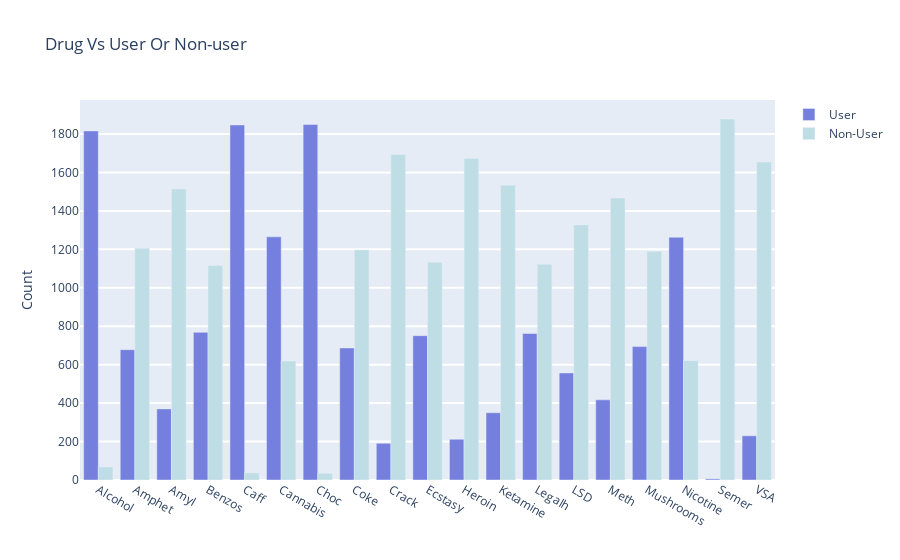

Write notebook code for a chart like this one.
### Code cell
trace1 = go.Bar(
    x=columns,
    y=count_of_users,
    name='User',
    marker = dict(color="rgb(117, 127, 221)")
)
trace2 = go.Bar(
    x=columns,
    y=count_of_non_users,
    name='Non-User',
    marker = dict(color="rgb(191, 221, 229)")
)


data = [trace1, trace2]
layout = go.Layout(
    title= 'Drug Vs User Or Non-user',
    yaxis=dict(title='Count', ticklen=5, gridwidth=2),
    barmode='group'
)

fig = go.Figure(data=data, layout=layout)
py.iplot(fig, filename='grouped-bar')

### Figure 1 — Plotly figure (JSON) as saved in the notebook; plotly's stock layout.template omitted (floating-point values rounded to 4 significant figures)
{"data": [{"marker": {"color": "rgb(117, 127, 221)"}, "name": "User", "type": "bar", "x": ["Alcohol", "Amphet", "Amyl", "Benzos", "Caff", "Cannabis", "Choc", "Coke", "Crack", "Ecstasy", "Heroin", "Ketamine", "Legalh", "LSD", "Meth", "Mushrooms", "Nicotine", "Semer", "VSA"], "y": [1816, 678, 370, 768, 1847, 1265, 1849, 687, 191, 751, 212, 350, 762, 557, 417, 694, 1263, 6, 230]}, {"marker": {"color": "rgb(191, 221, 229)"}, "name": "Non-User", "type": "bar", "x": ["Alcohol", "Amphet", "Amyl", "Benzos", "Caff", "Cannabis", "Choc", "Coke", "Crack", "Ecstasy", "Heroin", "Ketamine", "Legalh", "LSD", "Meth", "Mushrooms", "Nicotine", "Semer", "VSA"], "y": [68, 1206, 1514, 1116, 37, 619, 35, 1197, 1693, 1133, 1672, 1534, 1122, 1327, 1467, 1190, 621, 1878, 1654]}], "layout": {"barmode": "group", "title": {"text": "Drug Vs User Or Non-user"}, "yaxis": {"gridwidth": 2, "ticklen": 5, "title": {"text": "Count"}}}}
